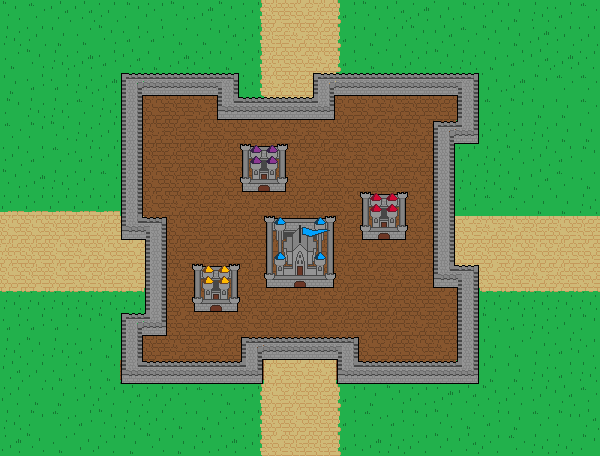

Tiled map render using the project's own tile images. Description and the whole map definition, tile-layer contents included, below:
An orthogonal 25x19 tile map with 24x24 px tiles, 3 tile layers (base, buildings, cursor), 1 hidden layer not drawn.

<map version="1.0" tiledversion="1.1.1" orientation="orthogonal" renderorder="right-down" width="25" height="19" tilewidth="24" tileheight="24" infinite="0" nextobjectid="1">
 <tileset firstgid="1" source="tileset_2.tsx" />
 <layer name="base" width="25" height="19">
  <data encoding="csv">
22,4,41,41,21,24,2,22,43,22,81,53,49,51,83,22,41,43,44,24,21,1,42,23,4,
42,21,1,3,22,23,23,3,3,41,81,48,52,48,83,1,21,22,41,4,22,1,43,21,21,
3,22,42,43,23,41,1,43,2,1,81,51,49,52,83,3,44,2,22,42,1,23,41,43,2,
1,23,23,42,43,41,65,65,65,44,81,52,48,51,65,65,65,65,65,42,44,43,24,4,4,
24,42,42,4,42,84,70,73,72,109,65,50,53,166,70,70,72,73,68,86,4,24,1,1,4,
4,24,22,42,21,84,72,68,70,70,70,69,72,70,73,69,72,72,89,44,2,2,42,1,1,
21,23,4,23,21,84,73,71,73,73,68,68,72,71,72,70,71,72,86,21,42,22,21,23,24,
22,43,42,21,4,84,70,73,70,70,71,73,70,71,70,68,73,72,86,42,42,1,41,4,3,
62,62,62,62,62,84,70,72,68,72,72,68,68,73,70,71,69,70,86,23,4,4,1,1,42,
50,50,53,48,51,49,126,70,68,71,68,69,72,72,68,69,70,142,143,49,52,52,48,50,48,
51,53,50,52,50,49,146,73,69,69,73,70,69,73,72,70,69,142,143,48,53,50,50,51,145,
50,53,50,49,48,49,146,72,72,71,71,68,71,68,70,69,72,142,143,48,49,82,52,51,145,
102,102,102,102,102,102,84,73,72,71,73,71,71,70,71,68,71,73,142,86,102,102,102,102,102,
23,23,23,24,22,4,84,69,68,70,70,68,68,69,71,71,71,72,85,86,22,23,42,21,24,
42,22,42,23,1,84,73,72,69,71,89,125,125,125,90,70,71,70,72,86,1,3,44,23,2,
41,21,3,2,3,90,105,105,105,105,89,52,49,52,90,105,105,105,105,44,1,1,42,23,42,
2,3,1,21,2,41,21,2,4,3,81,50,51,48,83,1,22,2,43,41,22,2,21,41,4,
42,24,4,23,22,42,21,3,1,2,81,53,50,48,83,4,23,24,22,3,23,1,4,24,41,
43,22,3,44,2,1,22,1,2,43,81,49,48,48,83,43,42,2,22,41,2,4,42,42,24
</data>
 </layer>
 <layer name="buildings" width="25" height="19">
  <data encoding="csv">
0,0,0,0,0,0,0,0,0,0,0,0,0,0,0,0,0,0,0,0,0,0,0,0,0,
0,0,0,0,0,0,0,0,0,0,0,0,0,0,0,0,0,0,0,0,0,0,0,0,0,
0,0,0,0,0,0,0,0,0,0,0,0,0,0,0,0,0,0,0,0,0,0,0,0,0,
0,0,0,0,0,14,15,15,15,16,0,0,0,14,15,15,15,15,15,16,0,0,0,0,0,
0,0,0,0,0,34,0,0,0,54,15,55,55,56,0,0,0,0,0,36,0,0,0,0,0,
0,0,0,0,0,34,0,0,0,0,0,0,0,0,0,0,0,0,14,56,0,0,0,0,0,
0,0,0,0,0,34,0,0,0,0,12,13,0,0,0,0,0,0,36,0,0,0,0,0,0,
0,0,0,0,0,34,0,0,0,0,32,33,0,0,0,0,0,0,36,0,0,0,0,0,0,
0,0,0,0,0,34,0,0,0,0,0,0,0,0,0,10,11,0,36,0,0,0,0,0,0,
0,0,0,0,0,54,16,0,0,0,0,5,6,7,0,30,31,0,36,0,0,0,0,0,0,
0,0,0,0,0,0,36,0,0,0,0,25,26,27,0,0,0,0,36,0,0,0,0,0,0,
0,0,0,0,0,0,36,0,8,9,0,45,46,47,0,0,0,0,54,16,0,0,0,0,0,
0,0,0,0,0,0,36,0,28,29,0,0,0,0,0,0,0,0,0,36,0,0,0,0,0,
0,0,0,0,0,14,56,0,0,0,0,0,0,0,0,0,0,0,0,36,0,0,0,0,0,
0,0,0,0,0,34,0,0,0,0,14,15,15,15,16,0,0,0,0,36,0,0,0,0,0,
0,0,0,0,0,54,55,55,55,55,56,0,0,0,54,55,55,55,55,56,0,0,0,0,0,
0,0,0,0,0,0,0,0,0,0,0,0,0,0,0,0,0,0,0,0,0,0,0,0,0,
0,0,0,0,0,0,0,0,0,0,0,0,0,0,0,0,0,0,0,0,0,0,0,0,0,
0,0,0,0,0,0,0,0,0,0,0,0,0,0,0,0,0,0,0,0,0,0,0,0,0
</data>
 </layer>
 <layer name="spawn" width="25" height="19" visible="0">
  <data encoding="csv">
0,0,0,0,0,0,0,0,0,0,0,76,76,76,0,0,0,0,0,0,0,0,0,0,0,
0,0,0,0,0,0,0,0,0,0,0,0,0,0,0,0,0,0,0,0,0,0,0,0,0,
0,0,0,0,0,0,0,0,0,0,0,0,0,0,0,0,0,0,0,0,0,0,0,0,0,
0,0,0,0,0,0,0,0,0,0,0,0,0,0,0,0,0,0,0,0,0,0,0,0,0,
0,0,0,0,0,0,0,0,0,0,0,0,0,0,0,0,0,0,0,0,0,0,0,0,0,
0,0,0,0,0,0,0,0,0,0,0,0,0,0,0,0,0,0,0,0,0,0,0,0,0,
0,0,0,0,0,0,0,0,0,0,0,0,0,0,0,0,0,0,0,0,0,0,0,0,0,
0,0,0,0,0,0,0,0,0,0,0,0,0,0,0,0,0,0,0,0,0,0,0,0,0,
0,0,0,0,0,0,0,0,0,0,0,0,0,0,0,0,0,0,0,0,0,0,0,0,0,
75,0,0,0,0,0,0,0,0,0,0,0,0,0,0,0,0,0,0,0,0,0,0,0,77,
75,0,0,0,0,0,0,0,0,0,0,0,0,0,0,0,0,0,0,0,0,0,0,0,77,
75,0,0,0,0,0,0,0,0,0,0,0,0,0,0,0,0,0,0,0,0,0,0,0,77,
0,0,0,0,0,0,0,0,0,0,0,0,0,0,0,0,0,0,0,0,0,0,0,0,0,
0,0,0,0,0,0,0,0,0,0,0,0,0,0,0,0,0,0,0,0,0,0,0,0,0,
0,0,0,0,0,0,0,0,0,0,0,0,0,0,0,0,0,0,0,0,0,0,0,0,0,
0,0,0,0,0,0,0,0,0,0,0,0,0,0,0,0,0,0,0,0,0,0,0,0,0,
0,0,0,0,0,0,0,0,0,0,0,0,0,0,0,0,0,0,0,0,0,0,0,0,0,
0,0,0,0,0,0,0,0,0,0,0,0,0,0,0,0,0,0,0,0,0,0,0,0,0,
0,0,0,0,0,0,0,0,0,0,0,74,74,74,0,0,0,0,0,0,0,0,0,0,0
</data>
 </layer>
 <layer name="cursor" width="25" height="19">
  <data encoding="csv">
0,0,0,0,0,0,0,0,0,0,0,0,0,0,0,0,0,0,0,0,0,0,0,0,0,
0,0,0,0,0,0,0,0,0,0,0,0,0,0,0,0,0,0,0,0,0,0,0,0,0,
0,0,0,0,0,0,0,0,0,0,0,0,0,0,0,0,0,0,0,0,0,0,0,0,0,
0,0,0,0,0,0,0,0,0,0,0,0,0,0,0,0,0,0,0,0,0,0,0,0,0,
0,0,0,0,0,0,0,0,0,0,0,0,0,0,0,0,0,0,0,0,0,0,0,0,0,
0,0,0,0,0,0,0,0,0,0,0,0,0,0,0,0,0,0,0,0,0,0,0,0,0,
0,0,0,0,0,0,0,0,0,0,0,0,0,0,0,0,0,0,0,0,0,0,0,0,0,
0,0,0,0,0,0,0,0,0,0,0,0,0,0,0,0,0,0,0,0,0,0,0,0,0,
0,0,0,0,0,0,0,0,0,0,0,0,0,0,0,0,0,0,0,0,0,0,0,0,0,
0,0,0,0,0,0,0,0,0,0,0,0,0,0,0,0,0,0,0,0,0,0,0,0,0,
0,0,0,0,0,0,0,0,0,0,0,0,0,0,0,0,0,0,0,0,0,0,0,0,0,
0,0,0,0,0,0,0,0,0,0,0,0,0,0,0,0,0,0,0,0,0,0,0,0,0,
0,0,0,0,0,0,0,0,0,0,0,0,0,0,0,0,0,0,0,0,0,0,0,0,0,
0,0,0,0,0,0,0,0,0,0,0,0,0,0,0,0,0,0,0,0,0,0,0,0,0,
0,0,0,0,0,0,0,0,0,0,0,0,0,0,0,0,0,0,0,0,0,0,0,0,0,
0,0,0,0,0,0,0,0,0,0,0,0,0,0,0,0,0,0,0,0,0,0,0,0,0,
0,0,0,0,0,0,0,0,0,0,0,0,0,0,0,0,0,0,0,0,0,0,0,0,0,
0,0,0,0,0,0,0,0,0,0,0,0,0,0,0,0,0,0,0,0,0,0,0,0,0,
0,0,0,0,0,0,0,0,0,0,0,0,0,0,0,0,0,0,0,0,0,0,0,0,0
</data>
 </layer>
</map>